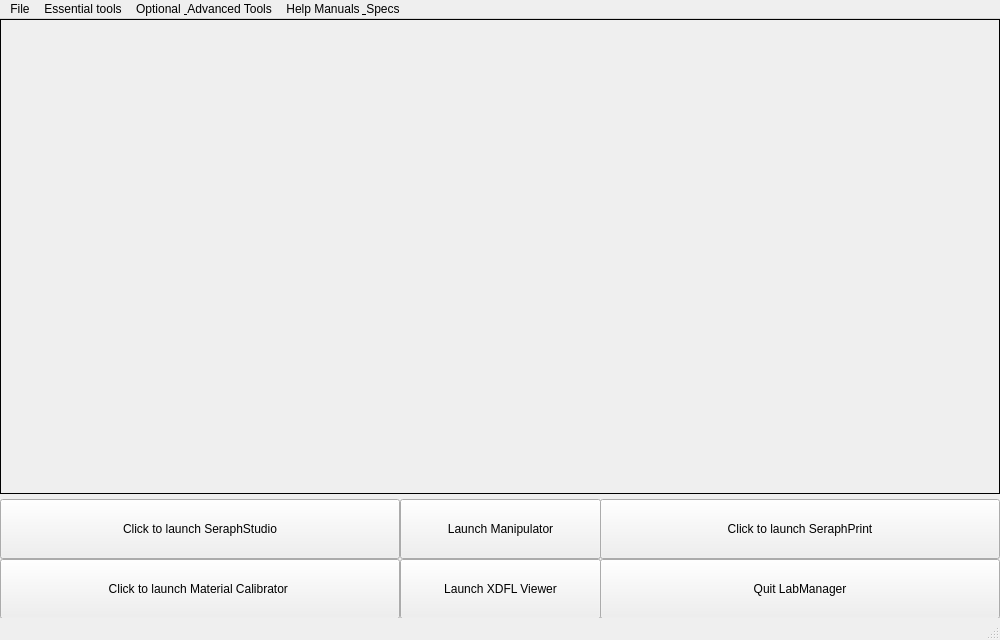
<?xml version="1.0" encoding="UTF-8"?>
<ui version="4.0">
 <class>MainWindow</class>
 <widget class="QMainWindow" name="MainWindow">
  <property name="geometry">
   <rect>
    <x>0</x>
    <y>0</y>
    <width>1000</width>
    <height>640</height>
   </rect>
  </property>
  <property name="sizePolicy">
   <sizepolicy hsizetype="Fixed" vsizetype="Fixed">
    <horstretch>0</horstretch>
    <verstretch>0</verstretch>
   </sizepolicy>
  </property>
  <property name="minimumSize">
   <size>
    <width>1000</width>
    <height>640</height>
   </size>
  </property>
  <property name="maximumSize">
   <size>
    <width>1000</width>
    <height>640</height>
   </size>
  </property>
  <property name="windowTitle">
   <string>Seraph Scientist LabManager</string>
  </property>
  <widget class="QWidget" name="centralwidget">
   <widget class="QPushButton" name="studioButton">
    <property name="geometry">
     <rect>
      <x>0</x>
      <y>480</y>
      <width>400</width>
      <height>60</height>
     </rect>
    </property>
    <property name="minimumSize">
     <size>
      <width>400</width>
      <height>60</height>
     </size>
    </property>
    <property name="maximumSize">
     <size>
      <width>16777215</width>
      <height>60</height>
     </size>
    </property>
    <property name="text">
     <string>Click to launch SeraphStudio</string>
    </property>
   </widget>
   <widget class="QPushButton" name="calibrateButton">
    <property name="geometry">
     <rect>
      <x>0</x>
      <y>540</y>
      <width>400</width>
      <height>60</height>
     </rect>
    </property>
    <property name="minimumSize">
     <size>
      <width>400</width>
      <height>60</height>
     </size>
    </property>
    <property name="maximumSize">
     <size>
      <width>16777215</width>
      <height>60</height>
     </size>
    </property>
    <property name="text">
     <string>Click to launch Material Calibrator </string>
    </property>
   </widget>
   <widget class="QPushButton" name="manipulateButton">
    <property name="geometry">
     <rect>
      <x>400</x>
      <y>480</y>
      <width>201</width>
      <height>60</height>
     </rect>
    </property>
    <property name="minimumSize">
     <size>
      <width>200</width>
      <height>60</height>
     </size>
    </property>
    <property name="maximumSize">
     <size>
      <width>16777215</width>
      <height>60</height>
     </size>
    </property>
    <property name="text">
     <string>Launch Manipulator</string>
    </property>
   </widget>
   <widget class="QPushButton" name="viewButton">
    <property name="geometry">
     <rect>
      <x>400</x>
      <y>540</y>
      <width>201</width>
      <height>60</height>
     </rect>
    </property>
    <property name="minimumSize">
     <size>
      <width>200</width>
      <height>60</height>
     </size>
    </property>
    <property name="maximumSize">
     <size>
      <width>16777215</width>
      <height>60</height>
     </size>
    </property>
    <property name="text">
     <string>Launch XDFL Viewer</string>
    </property>
   </widget>
   <widget class="QPushButton" name="printButton">
    <property name="geometry">
     <rect>
      <x>600</x>
      <y>480</y>
      <width>400</width>
      <height>60</height>
     </rect>
    </property>
    <property name="minimumSize">
     <size>
      <width>400</width>
      <height>60</height>
     </size>
    </property>
    <property name="maximumSize">
     <size>
      <width>16777215</width>
      <height>60</height>
     </size>
    </property>
    <property name="text">
     <string>Click to launch SeraphPrint</string>
    </property>
   </widget>
   <widget class="QPushButton" name="quitButton">
    <property name="geometry">
     <rect>
      <x>600</x>
      <y>540</y>
      <width>400</width>
      <height>60</height>
     </rect>
    </property>
    <property name="minimumSize">
     <size>
      <width>400</width>
      <height>60</height>
     </size>
    </property>
    <property name="maximumSize">
     <size>
      <width>16777215</width>
      <height>60</height>
     </size>
    </property>
    <property name="text">
     <string>Quit LabManager</string>
    </property>
   </widget>
   <widget class="QLabel" name="label">
    <property name="geometry">
     <rect>
      <x>0</x>
      <y>0</y>
      <width>1000</width>
      <height>475</height>
     </rect>
    </property>
    <property name="sizePolicy">
     <sizepolicy hsizetype="Fixed" vsizetype="Fixed">
      <horstretch>0</horstretch>
      <verstretch>0</verstretch>
     </sizepolicy>
    </property>
    <property name="minimumSize">
     <size>
      <width>1000</width>
      <height>475</height>
     </size>
    </property>
    <property name="maximumSize">
     <size>
      <width>1000</width>
      <height>475</height>
     </size>
    </property>
    <property name="frameShape">
     <enum>QFrame::Box</enum>
    </property>
    <property name="text">
     <string/>
    </property>
   </widget>
   <zorder>studioButton</zorder>
   <zorder>calibrateButton</zorder>
   <zorder>manipulateButton</zorder>
   <zorder>viewButton</zorder>
   <zorder>printButton</zorder>
   <zorder>quitButton</zorder>
   <zorder>label</zorder>
   <zorder></zorder>
   <zorder></zorder>
   <zorder></zorder>
  </widget>
  <widget class="QMenuBar" name="menubar">
   <property name="geometry">
    <rect>
     <x>0</x>
     <y>0</y>
     <width>1000</width>
     <height>21</height>
    </rect>
   </property>
   <widget class="QMenu" name="menuFile">
    <property name="title">
     <string>File</string>
    </property>
    <addaction name="actionExit"/>
   </widget>
   <widget class="QMenu" name="menuEssential_tools">
    <property name="title">
     <string>Essential tools</string>
    </property>
    <addaction name="actionLaunch_Seraph_Studio"/>
    <addaction name="actionLaunch_Seraph_Print"/>
   </widget>
   <widget class="QMenu" name="menuOptional_Advanced_Tools">
    <property name="title">
     <string>Optional &amp; Advanced Tools</string>
    </property>
    <addaction name="actionCalibrate_New_Material"/>
    <addaction name="actionManipulate_XDFL_Files"/>
    <addaction name="actionVisualize_XDFL_Files"/>
   </widget>
   <widget class="QMenu" name="menuHelp_Manuals_Specs">
    <property name="title">
     <string>Help Manuals &amp; Specs</string>
    </property>
    <addaction name="actionLaunch_Seraph_Robotics_Website"/>
    <addaction name="separator"/>
    <addaction name="actionView_Software_Guide"/>
    <addaction name="actionView_XDFL_Calibration_Guide"/>
    <addaction name="separator"/>
    <addaction name="actionHeated_Tray_Specs"/>
    <addaction name="actionTemprature_Controller_User_Guide"/>
    <addaction name="actionUSB_Microscope_Specs"/>
    <addaction name="actionUV_Tool_Specs"/>
   </widget>
   <addaction name="menuFile"/>
   <addaction name="menuEssential_tools"/>
   <addaction name="menuOptional_Advanced_Tools"/>
   <addaction name="menuHelp_Manuals_Specs"/>
  </widget>
  <widget class="QStatusBar" name="statusbar"/>
  <action name="actionExit">
   <property name="text">
    <string>exit</string>
   </property>
  </action>
  <action name="actionLaunch_Seraph_Studio">
   <property name="text">
    <string>Launch Seraph Studio</string>
   </property>
  </action>
  <action name="actionLaunch_Seraph_Print">
   <property name="text">
    <string>Launch Seraph Print</string>
   </property>
  </action>
  <action name="actionCalibrate_New_Material">
   <property name="text">
    <string>Calibrate New Material</string>
   </property>
  </action>
  <action name="actionManipulate_XDFL_Files">
   <property name="text">
    <string>Manipulate XDFL Files</string>
   </property>
  </action>
  <action name="actionVisualize_XDFL_Files">
   <property name="text">
    <string>Visualize XDFL Files</string>
   </property>
  </action>
  <action name="actionLaunch_Seraph_Robotics_Website">
   <property name="text">
    <string>Launch Seraph Robotics Website</string>
   </property>
  </action>
  <action name="actionView_Software_Guide">
   <property name="text">
    <string>View Software Guide</string>
   </property>
  </action>
  <action name="actionView_XDFL_Calibration_Guide">
   <property name="text">
    <string>View XDFL &amp; Calibration Guide</string>
   </property>
  </action>
  <action name="actionHeated_Tray_Specs">
   <property name="text">
    <string>Heated Tray Specs</string>
   </property>
  </action>
  <action name="actionTemprature_Controller_User_Guide">
   <property name="text">
    <string>Temprature Controller User Guide</string>
   </property>
  </action>
  <action name="actionUSB_Microscope_Specs">
   <property name="text">
    <string>USB Microscope Specs</string>
   </property>
  </action>
  <action name="actionUV_Tool_Specs">
   <property name="text">
    <string>UV Tool Specs</string>
   </property>
  </action>
 </widget>
 <resources/>
 <connections>
  <connection>
   <sender>actionExit</sender>
   <signal>triggered()</signal>
   <receiver>MainWindow</receiver>
   <slot>close()</slot>
   <hints>
    <hint type="sourcelabel">
     <x>-1</x>
     <y>-1</y>
    </hint>
    <hint type="destinationlabel">
     <x>499</x>
     <y>319</y>
    </hint>
   </hints>
  </connection>
 </connections>
</ui>
